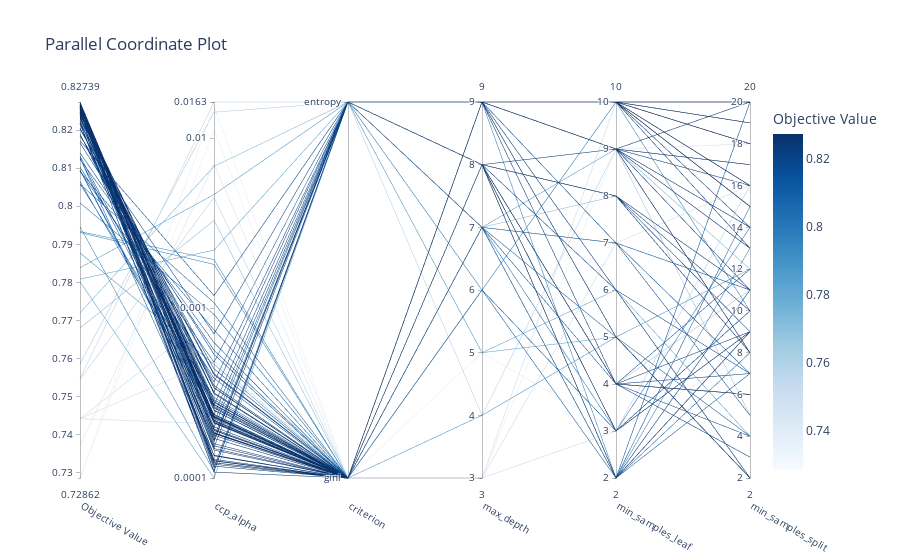

Notebook code for this chart:
### Code cell
optuna.visualization.plot_parallel_coordinate(study_dt_balanced_ad)
